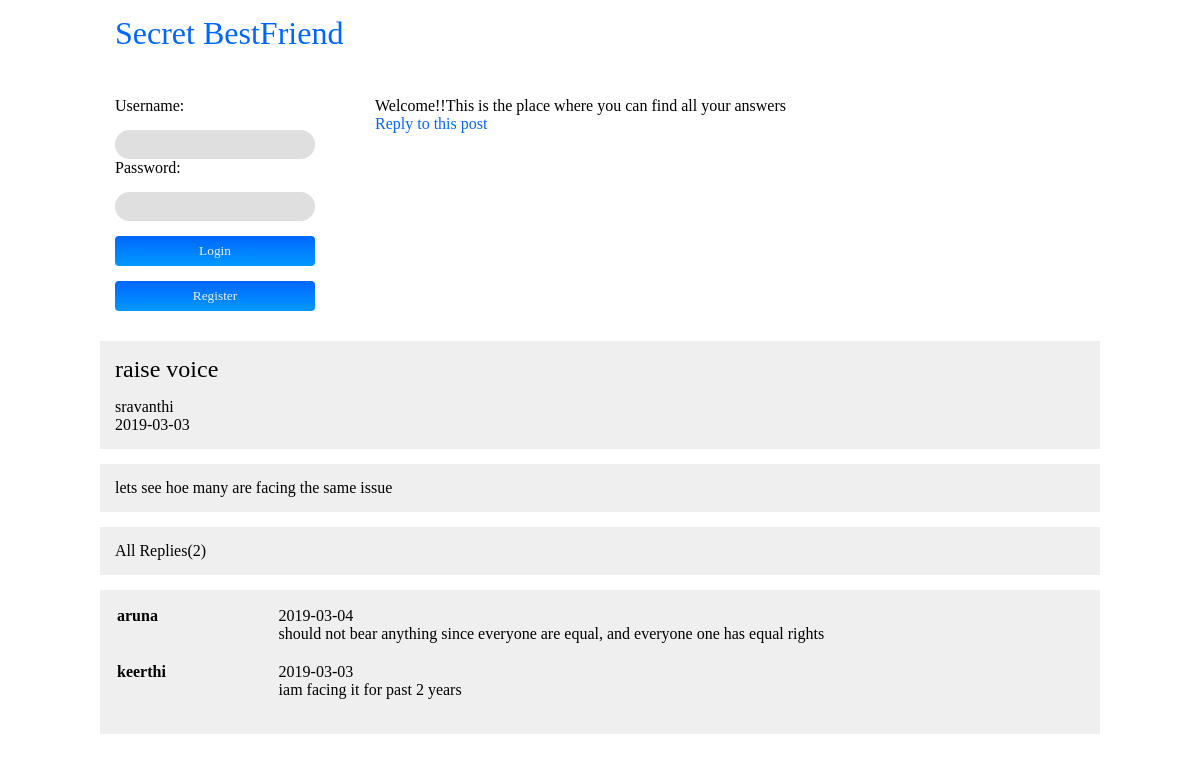
The app's page /readtopic/1/1/5 with its own data.
### tables this page shows
CREATE TABLE `topics` (
  `topic_id` int(8) UNSIGNED NOT NULL,
  `category_id` int(3) UNSIGNED NOT NULL,
  `subcategory_id` int(3) UNSIGNED NOT NULL,
  `author` varchar(16) NOT NULL,
  `title` varchar(128) NOT NULL,
  `content` text NOT NULL,
  `date_posted` date NOT NULL,
  `views` int(5) UNSIGNED NOT NULL,
  `replies` int(3) UNSIGNED NOT NULL
);

CREATE TABLE `replies` (
  `reply_id` int(3) UNSIGNED NOT NULL,
  `category_id` int(3) UNSIGNED NOT NULL,
  `subcategory_id` int(3) UNSIGNED NOT NULL,
  `topic_id` int(3) UNSIGNED NOT NULL,
  `author` varchar(16) NOT NULL,
  `comment` text NOT NULL,
  `date_posted` date NOT NULL
);

### content_function.php (the view, shortened to what this page needs)
<?php
	function disptopic($cid, $scid, $tid) {
		include ('dbconn.php');
		$select = mysqli_query($con, "SELECT cat_id, subcat_id, topic_id, author, title, content, date_posted FROM
									  categories, subcategories, topics WHERE ($cid = categories.cat_id) AND
									  ($scid = subcategories.subcat_id) AND ($tid = topics.topic_id)");
		$row = mysqli_fetch_assoc($select);
		echo nl2br("<div class='content'><h2 class='title'>".$row['title']."</h2><p>".$row['author']."\n".$row['date_posted']."</p></div>");
		echo "<div class='content'><p>".$row['content']."</p></div>";
	}
	function replylink($cid, $scid, $tid) {
		echo "<p><a href='/forum-tutorial/replyto/".$cid."/".$scid."/".$tid."'>Reply to this post</a></p>";
	}
	function dispreplies($cid, $scid, $tid) {
		include ('dbconn.php');
		$select = mysqli_query($con, "SELECT replies.author, comment, replies.date_posted FROM categories, subcategories,
									  topics, replies WHERE ($cid = replies.category_id) AND ($scid = replies.subcategory_id)
									  AND ($tid = replies.topic_id) AND ($cid = categories.cat_id) AND
									  ($scid = subcategories.subcat_id) AND ($tid = topics.topic_id) ORDER BY reply_id DESC");
		if (mysqli_num_rows($select) != 0) {
			echo "<div class='content'><table class='reply-table'>";
			while ($row = mysqli_fetch_assoc($select)) {
				echo nl2br("<tr><th width='15%'>".$row['author']."</th><td>".$row['date_posted']."\n".$row['comment']."\n\n</td></tr>");
			}
			echo "</table></div>";
		}
	}
	function countReplies($cid, $scid, $tid) {
		include ('dbconn.php');
		$select = mysqli_query($con, "SELECT category_id, subcategory_id, topic_id FROM replies WHERE ".$cid." = category_id AND
									  ".$scid." = subcategory_id AND ".$tid." = topic_id");
		return mysqli_num_rows($select);
	}
?>

### readtopic.php (shortened to what this page needs)
<?php
	include ('layout_manager.php');
	include ('content_function.php');
?>
<html>
<head><title>Geeks Diva Protopye</title></head>
<link href="/forum-tutorial/styles/main.css" type="text/css" rel="stylesheet" />
<body>
	<div class="pane">
		<div class="header"><h1><a href="/forum-tutorial">Secret BestFriend</a></h1></div>
		<div class="loginpane">
			<?php
				if (isset($_SESSION['username'])) {
					logout();
				} else {
					loginform();
				}
			?>
		</div>
		<div class="forumdesc">
			<p>Welcome!!This is the place where you can find all your answers</p>
			<?php
				replylink($_GET['cid'], $_GET['scid'], $_GET['tid']);
			?>
		</div>
		<?php
			disptopic($_GET['cid'], $_GET['scid'], $_GET['tid']);
			echo "<div class='content'><p>All Replies(".countReplies($_GET['cid'], $_GET['scid'], $_GET['tid']).")
				  </p></div>";
			dispreplies($_GET['cid'], $_GET['scid'], $_GET['tid']);
		?>
	</div>
</body>
</html>

### layout_manager.php (shortened to what this page needs)
<?php
	function loginform() {
		echo "<form action='/forum-tutorial/validatelogin.php' method='POST'>
			  <p>Username:</p>
			  <input type='text' id='usernameinput' name='usernameinput' />
				<p>Password:</p>
				<input type='password' id='passwordinput' name='passwordinput' />
				<input type='submit' value='Login' />
				<button type='button' onclick='location.href=\"/forum-tutorial/register.html\";'>Register</button>
			</form>";
	}
?>

### styles/main.css (style rules this page uses)
* { margin: 0px; padding: 0px; }
h1, h2, h3 { font-family: Century Gothic; font-weight: normal; margin-bottom: 15px; }
div.pane { width: 1000px; margin: 0px auto; }
div.header { padding-top: 15px; padding-bottom: 15px; }
div.loginpane { width: 230px; display: block; position: relative; float: left; padding: 15px; }
div.forumdesc { width: 700px; display: block; position: relative; float: left; padding: 15px; }
div.content { background-color: #EFEFEF; margin-top: 15px; width: 970px; display: block; position: relative; float: left; padding: 15px; }
div.header h1 { margin-left: 15px; font-family: Century Gothic; font-weight: normal; }
a { text-decoration: none; color: #0066FF; }
p { font-family: Calibri; }
input[type="submit"], button { border-radius: 4px; color: #EFEFEF; width: 200px; padding: 7px; font-family: Calibri; background-image: linear-gradient(to bottom, #0066FF, #0099FF); margin-top: 15px; border: none; }
input[type="text"],[type="password"] { border-radius: 15px; width: 200px; padding: 7px; font-family: Arial; margin-top: 15px; border: none; background-color: #DFDFDF; }
table.reply-table { font-family: Calibri; width: 100%; }
table.reply-table th { vertical-align: top; text-align: left; font-size: 12pt; }
table.reply-table td { padding-left: 15px; vertical-align: top; margin-bottom: 5px; }

### records on screen
topics: title+author+date_posted "raise voice sravanthi 2019-03-03", content "lets see hoe many are facing the same issue"
replies: author+date_posted+comment "aruna 2019-03-04 should not bear anything since everyone are equal, and everyone one has equal rights"
replies: author+date_posted+comment "keerthi 2019-03-03 iam facing it for past 2 years"

### other values on screen
countReplies($_GET['cid'], $_GET['scid'], $_GET['tid']) "2"
